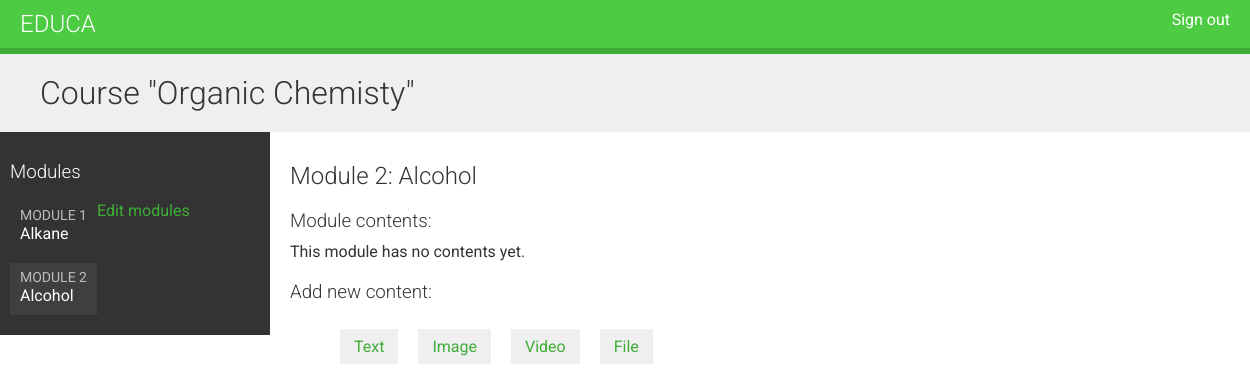
The page /course/module/1/ (signed in) on the database its author committed.
### courses/models.py (models this page shows, shortened)
class Course(models.Model):
    owner = models.ForeignKey(User,
                    related_name='courses_created',
                    on_delete=models.CASCADE)
    subject = models.ForeignKey(Subject, related_name='courses',
                        on_delete=models.CASCADE)
    title = models.CharField(max_length=200)
    slug = models.SlugField(max_length=200, unique=True)
    overview = models.TextField()
    created = models.DateTimeField(auto_now_add=True)
    students = models.ManyToManyField(User,
                                      related_name='courses_joined',
                                      blank=True)
    class Meta:
        ordering = ['-created']

class Module(models.Model):
    course = models.ForeignKey(Course,
                        related_name='modules',
                        on_delete=models.CASCADE)
    title = models.CharField(max_length=200)
    description = models.TextField(blank=True)
    order = OrderField(blank=True, for_fields=['course'])
    class Meta:
        ordering = ['order'] #default ordering

### courses/views.py (the view)
class ModuleContentListView(TemplateResponseMixin, View):
    template_name = 'courses/manage/module/content_list.html'
    def get(self, request, module_id):
        module = get_object_or_404(Module,
                                   id=module_id,
                                   course__owner=request.user)
        return self.render_to_response({'module': module})

### courses/templates/courses/manage/module/content_list.html (shortened to what this page needs)
{% extends "base.html" %}
{% load course %}
{% block content %}
  {% with course=module.course %}
    <h1>Course "{{ course.title }}"</h1>
    <div class="contents">
      <h3>Modules</h3>
      <ul id="modules">
        {% for m in course.modules.all %}
          <li data-id="{{ m.id }}" {% if m == module %}class="selected"{% endif %}>
            <a href="{% url "module_content_list" m.id %}">
              <span>
                Module <span class="order">{{ m.order|add:1 }}</span>
              </span>
              <br>
              {{ m.title }}
            </a>
          </li>
        {% empty %}
          <li>No modules yet.</li>
        {% endfor %}
      </ul>
      <p><a href="{% url "course_module_update" course.id %}">Edit modules</a></p>
    </div>
    <div class="module">
      <h2>Module {{ module.order|add:1 }}: {{ module.title }}</h2>
      <h3>Module contents:</h3>
      <div id="module-contents">
        {% for content in module.contents.all %}
          <div data-id="{{ content.id }}">
            {% with item=content.item %}
              <p>{{ item }} ({{ item|model_name }})</p>
              <a href="{% url "module_content_update" module.id item|model_name item.id %}">Edit</a>
              <form action="{% url "module_content_delete" content.id %}" method="post">
                <input type="submit" value="Delete">
                {% csrf_token %}
              </form>
            {% endwith %}
          </div>
        {% empty %}
          <p>This module has no contents yet.</p>
        {% endfor %}
      </div>
      <h3>Add new content:</h3>
      <ul class="content-types">
        <li><a href="{% url "module_content_create" module.id "text" %}">Text</a></li>
        <li><a href="{% url "module_content_create" module.id "image" %}">Image</a></li>
        <li><a href="{% url "module_content_create" module.id "video" %}">Video</a></li>
        <li><a href="{% url "module_content_create" module.id "file" %}">File</a></li>
      </ul>
    </div>
  {% endwith %}
{% endblock %}

### static/css/base.css (style rules this page uses)
body { margin:0; font-family:'Roboto', sans-serif; font-weight:400; color:#333; }
a { color:#3fad37; text-decoration:none; }
ul { float:left; }
h1, h2, h3, h4, h5, h6 { font-family:'Roboto', sans-serif; font-weight:300; }
h1 { background:#efefef; width:100%; overflow:auto; padding:20px 0 20px 40px; margin:0; }
.module { padding:10px 20px; float:left; width:600px; }
.module h3 { margin:20px 0 0; padding:0; width:100%; }
.module p { margin:10px 0 20px; width:100%; float:left; }
.contents { width:20%; padding:10px; float:left; background:#333; color: #fff; font-family:'Roboto', sans-serif; }
.contents ul { list-style:none; margin:0; padding:0; }
.contents ul li { margin:0 0 10px 0; padding:4px 10px 10px; overflow:auto; }
.contents ul li.selected { background:#3f3f3f; }
.contents ul span { text-transform:uppercase; color:#bbb; font-size:14px; }
.contents ul a { display:block; color:#fff; text-decoration:none; }
ul.content-types li { list-style:none; float:left; margin:10px; background:#efefef; padding:8px 14px; }

### rows shown on the page
Course: title "Organic Chemisty"
Module: order|add "1", title "Alkane"
Module: order|add "2", title "Alcohol"
